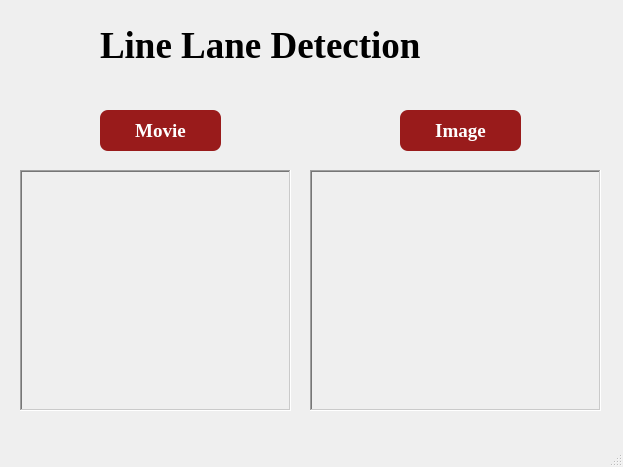
<?xml version="1.0" encoding="UTF-8"?>
<ui version="4.0">
 <class>MainWindow</class>
 <widget class="QMainWindow" name="MainWindow">
  <property name="geometry">
   <rect>
    <x>0</x>
    <y>0</y>
    <width>623</width>
    <height>467</height>
   </rect>
  </property>
  <property name="windowTitle">
   <string>Line Lane Detection</string>
  </property>
  <widget class="QWidget" name="centralwidget">
   <widget class="QLabel" name="label">
    <property name="geometry">
     <rect>
      <x>100</x>
      <y>0</y>
      <width>421</width>
      <height>91</height>
     </rect>
    </property>
    <property name="font">
     <font>
      <family>Times New Roman</family>
      <pointsize>28</pointsize>
      <weight>75</weight>
      <bold>true</bold>
     </font>
    </property>
    <property name="text">
     <string>Line Lane Detection</string>
    </property>
   </widget>
   <widget class="QPushButton" name="movie">
    <property name="geometry">
     <rect>
      <x>100</x>
      <y>110</y>
      <width>121</width>
      <height>41</height>
     </rect>
    </property>
    <property name="font">
     <font>
      <family>Times New Roman</family>
      <pointsize>14</pointsize>
      <weight>75</weight>
      <bold>true</bold>
     </font>
    </property>
    <property name="styleSheet">
     <string notr="true">background:#991b1b;
color: #FFFFFF;
border-radius: 8px;</string>
    </property>
    <property name="text">
     <string>Movie</string>
    </property>
   </widget>
   <widget class="QPushButton" name="image">
    <property name="geometry">
     <rect>
      <x>400</x>
      <y>110</y>
      <width>121</width>
      <height>41</height>
     </rect>
    </property>
    <property name="font">
     <font>
      <family>Times New Roman</family>
      <pointsize>14</pointsize>
      <weight>75</weight>
      <bold>true</bold>
     </font>
    </property>
    <property name="styleSheet">
     <string notr="true">background:#991b1b;
color: #FFFFFF;
border-radius: 8px;</string>
    </property>
    <property name="text">
     <string>Image</string>
    </property>
   </widget>
   <widget class="QLabel" name="image1">
    <property name="geometry">
     <rect>
      <x>20</x>
      <y>170</y>
      <width>271</width>
      <height>241</height>
     </rect>
    </property>
    <property name="autoFillBackground">
     <bool>false</bool>
    </property>
    <property name="styleSheet">
     <string notr="true"/>
    </property>
    <property name="frameShape">
     <enum>QFrame::WinPanel</enum>
    </property>
    <property name="frameShadow">
     <enum>QFrame::Sunken</enum>
    </property>
    <property name="lineWidth">
     <number>0</number>
    </property>
    <property name="midLineWidth">
     <number>0</number>
    </property>
    <property name="text">
     <string/>
    </property>
    <property name="indent">
     <number>1</number>
    </property>
   </widget>
   <widget class="QLabel" name="line">
    <property name="geometry">
     <rect>
      <x>310</x>
      <y>170</y>
      <width>291</width>
      <height>241</height>
     </rect>
    </property>
    <property name="autoFillBackground">
     <bool>false</bool>
    </property>
    <property name="styleSheet">
     <string notr="true"/>
    </property>
    <property name="frameShape">
     <enum>QFrame::WinPanel</enum>
    </property>
    <property name="frameShadow">
     <enum>QFrame::Sunken</enum>
    </property>
    <property name="lineWidth">
     <number>0</number>
    </property>
    <property name="midLineWidth">
     <number>0</number>
    </property>
    <property name="text">
     <string/>
    </property>
    <property name="indent">
     <number>1</number>
    </property>
   </widget>
  </widget>
  <widget class="QMenuBar" name="menubar">
   <property name="geometry">
    <rect>
     <x>0</x>
     <y>0</y>
     <width>623</width>
     <height>26</height>
    </rect>
   </property>
  </widget>
  <widget class="QStatusBar" name="statusbar"/>
 </widget>
 <resources/>
 <connections/>
</ui>
